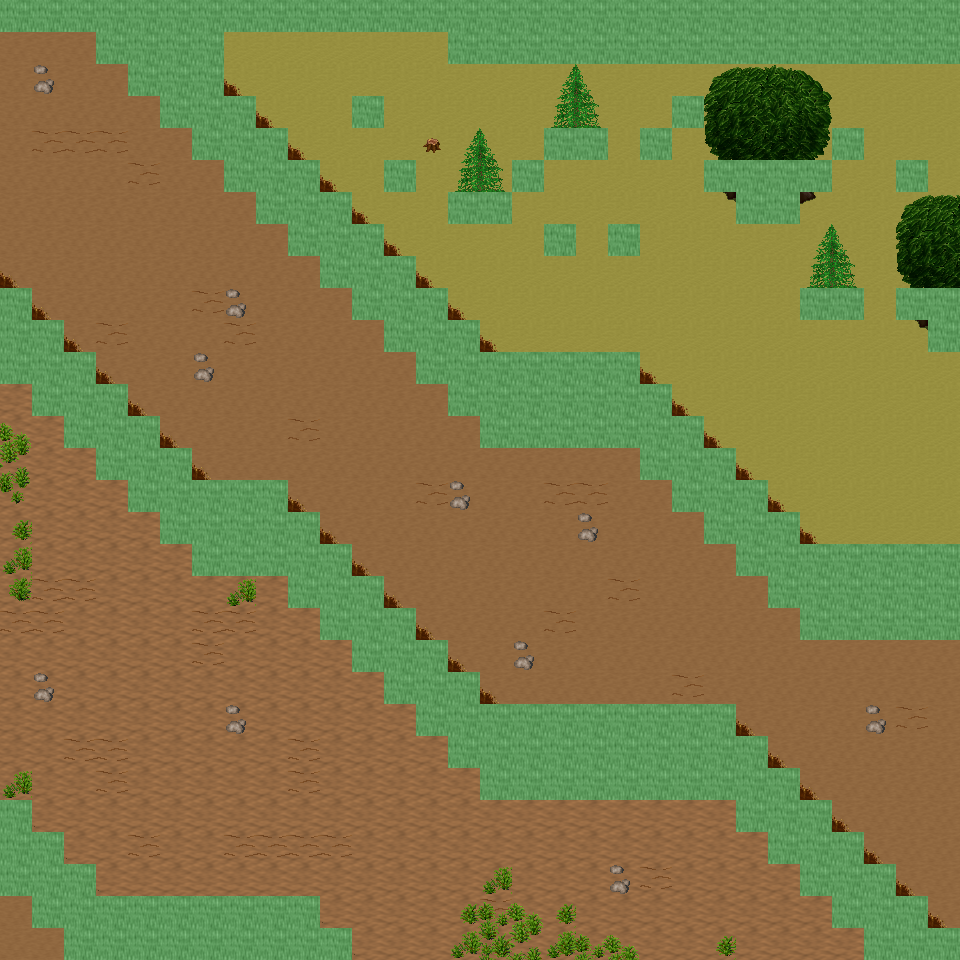

The image is a tile-based game level rendered from a .tmx file. Its description and source (layers, tilesets, objects; grid data summarised) follow:
An orthogonal 30x30 tile map with 32x32 px tiles, 6 tile layers (Ground, Object, Object2, Above, ...), 20 tilesets and 8 objects (8x mapExit).

<map version="1.0" orientation="orthogonal" renderorder="right-down" width="30" height="30" tilewidth="32" tileheight="32" nextobjectid="9">
  <tileset firstgid="1" name="tileset_ground_ground" tilewidth="32" tileheight="32" tilecount="33" columns="3">
    <image source="../drawable/tileset_ground_ground.png" width="96" height="352" />
  </tileset>
  <tileset firstgid="34" name="tileset_ground_ridge_earth_dark" tilewidth="32" tileheight="32" tilecount="96" columns="12">
    <image source="../drawable/tileset_ground_ridge_earth_dark.png" width="384" height="256" />
  </tileset>
  <tileset firstgid="130" name="tileset_ground_earth_edges" tilewidth="32" tileheight="32" tilecount="18" columns="6">
    <image source="../drawable/tileset_ground_earth_edges.png" width="192" height="96" />
  </tileset>
  <tileset firstgid="148" name="tileset_ground_rock_pebbles" tilewidth="32" tileheight="32" tilecount="3" columns="1">
    <image source="../drawable/tileset_ground_rock_pebbles.png" width="32" height="96" />
  </tileset>
  <tileset firstgid="151" name="tileset_item_statue_grey_stone" tilewidth="32" tileheight="32" tilecount="4" columns="2">
    <image source="../drawable/tileset_item_statue_grey_stone.png" width="64" height="64" />
  </tileset>
  <tileset firstgid="155" name="tileset_ground_square_patch" tilewidth="32" tileheight="32" tilecount="9" columns="3">
    <image source="../drawable/tileset_ground_square_patch.png" width="96" height="96" />
  </tileset>
  <tileset firstgid="164" name="tileset_ground_eye" tilewidth="32" tileheight="32" tilecount="9" columns="3">
    <image source="../drawable/tileset_ground_eye.png" width="96" height="96" />
  </tileset>
  <tileset firstgid="173" name="tileset_item_corpse_huge_animal" tilewidth="32" tileheight="32" tilecount="16" columns="2">
    <image source="../drawable/tileset_item_corpse_huge_animal.png" width="64" height="256" />
  </tileset>
  <tileset firstgid="189" name="tileset_logic_creature_orc" tilewidth="32" tileheight="32" tilecount="6" columns="6">
    <image source="../drawable/tileset_logic_creature_orc.png" width="192" height="32" />
  </tileset>
  <tileset firstgid="195" name="tileset_logic_collision" tilewidth="32" tileheight="32" tilecount="1" columns="1">
    <image source="../drawable/tileset_logic_collision.png" width="32" height="32" />
  </tileset>
  <tileset firstgid="196" name="tileset_plant_tree_spruce" tilewidth="32" tileheight="32" tilecount="6" columns="2">
    <image source="../drawable/tileset_plant_tree_spruce.png" width="64" height="96" />
  </tileset>
  <tileset firstgid="202" name="tileset_plant_tree_evergreen" tilewidth="32" tileheight="32" tilecount="36" columns="3">
    <image source="../drawable/tileset_plant_tree_evergreen.png" width="96" height="384" />
  </tileset>
  <tileset firstgid="238" name="tileset_plant_bush_bushes" tilewidth="32" tileheight="32" tilecount="10" columns="5">
    <image source="../drawable/tileset_plant_bush_bushes.png" width="160" height="64" />
  </tileset>
  <tileset firstgid="248" name="tileset_plant_bush_bush_mult_colored" tilewidth="32" tileheight="32" tilecount="6" columns="3">
    <image source="../drawable/tileset_plant_bush_bush_mult_colored.png" width="96" height="64" />
  </tileset>
  <tileset firstgid="254" name="tileset_plant_stump_small_stump" tilewidth="32" tileheight="32" tilecount="4" columns="2">
    <image source="../drawable/tileset_plant_stump_small_stump.png" width="64" height="64" />
  </tileset>
  <tileset firstgid="258" name="tileset_plant_bush_large_green" tilewidth="32" tileheight="32" tilecount="9" columns="3">
    <image source="../drawable/tileset_plant_bush_large_green.png" width="96" height="96" />
  </tileset>
  <tileset firstgid="267" name="tileset_plant_tree_tree_darkgreen" tilewidth="32" tileheight="32" tilecount="88" columns="8">
    <image source="../drawable/tileset_plant_tree_tree_darkgreen.png" width="256" height="352" />
  </tileset>
  <tileset firstgid="355" name="tileset_ground_dry_grass" tilewidth="32" tileheight="32" tilecount="54" columns="9">
    <image source="../drawable/tileset_ground_dry_grass.png" width="288" height="192" />
  </tileset>
  <tileset firstgid="409" name="tileset_logic_creature_animal" tilewidth="32" tileheight="32" tilecount="32" columns="8">
    <image source="../drawable/tileset_logic_creature_animal.png" width="256" height="128" />
  </tileset>
  <tileset firstgid="441" name="tileset_logic_creature_mutant" tilewidth="32" tileheight="32" tilecount="7" columns="7">
    <image source="../drawable/tileset_logic_creature_mutant.png" width="224" height="32" />
  </tileset>
  <layer name="Ground" width="30" height="30">
    <data>[900 cells, 900 non-empty, 3 distinct tile ids]</data>
  </layer>
  <layer name="Object" width="30" height="30">
    <data>[900 cells, 316 non-empty, 37 distinct tile ids]</data>
  </layer>
  <layer name="Object2" width="30" height="30">
    <data>[900 cells, 51 non-empty, 10 distinct tile ids]</data>
  </layer>
  <layer name="Above" width="30" height="30">
    <data>[900 cells, 33 non-empty, 18 distinct tile ids]</data>
  </layer>
  <layer name="Above2" width="30" height="30">
    <data>[900 cells, 0 non-empty, 0 distinct tile ids]</data>
  </layer>
  <layer name="Walkable" width="30" height="30">
    <data>[900 cells, 260 non-empty, 1 distinct tile ids]</data>
  </layer>
  <objectgroup name="MapEvents">
    <object id="1" name="south" type="mapExit" x="0" y="928" width="64" height="32">
      <properties>
        <property name="map" value="level_0_x86_y9" />
        <property name="x" value="0" />
        <property name="y" value="1" />
      </properties>
    </object>
    <object id="2" name="south2" type="mapExit" x="352" y="928" width="512" height="32">
      <properties>
        <property name="map" value="level_0_x86_y9" />
        <property name="x" value="11" />
        <property name="y" value="1" />
      </properties>
    </object>
    <object id="3" name="west" type="mapExit" x="0" y="32" width="32" height="256">
      <properties>
        <property name="map" value="level_0_x85_y8" />
        <property name="x" value="28" />
        <property name="y" value="1" />
      </properties>
    </object>
    <object id="4" name="west2" type="mapExit" x="0" y="384" width="32" height="416">
      <properties>
        <property name="map" value="level_0_x85_y8" />
        <property name="x" value="28" />
        <property name="y" value="12" />
      </properties>
    </object>
    <object id="5" name="west3" type="mapExit" x="0" y="896" width="32" height="64">
      <properties>
        <property name="map" value="level_0_x85_y8" />
        <property name="x" value="28" />
        <property name="y" value="28" />
      </properties>
    </object>
    <object id="6" name="east" type="mapExit" x="928" y="64" width="32" height="224">
      <properties>
        <property name="map" value="level_0_x87_y8" />
        <property name="x" value="1" />
        <property name="y" value="2" />
      </properties>
    </object>
    <object id="7" name="east2" type="mapExit" x="928" y="352" width="32" height="192">
      <properties>
        <property name="map" value="level_0_x87_y8" />
        <property name="x" value="1" />
        <property name="y" value="11" />
      </properties>
    </object>
    <object id="8" name="east3" type="mapExit" x="928" y="640" width="32" height="288">
      <properties>
        <property name="map" value="level_0_x87_y8" />
        <property name="x" value="1" />
        <property name="y" value="20" />
      </properties>
    </object>
  </objectgroup>
</map>
